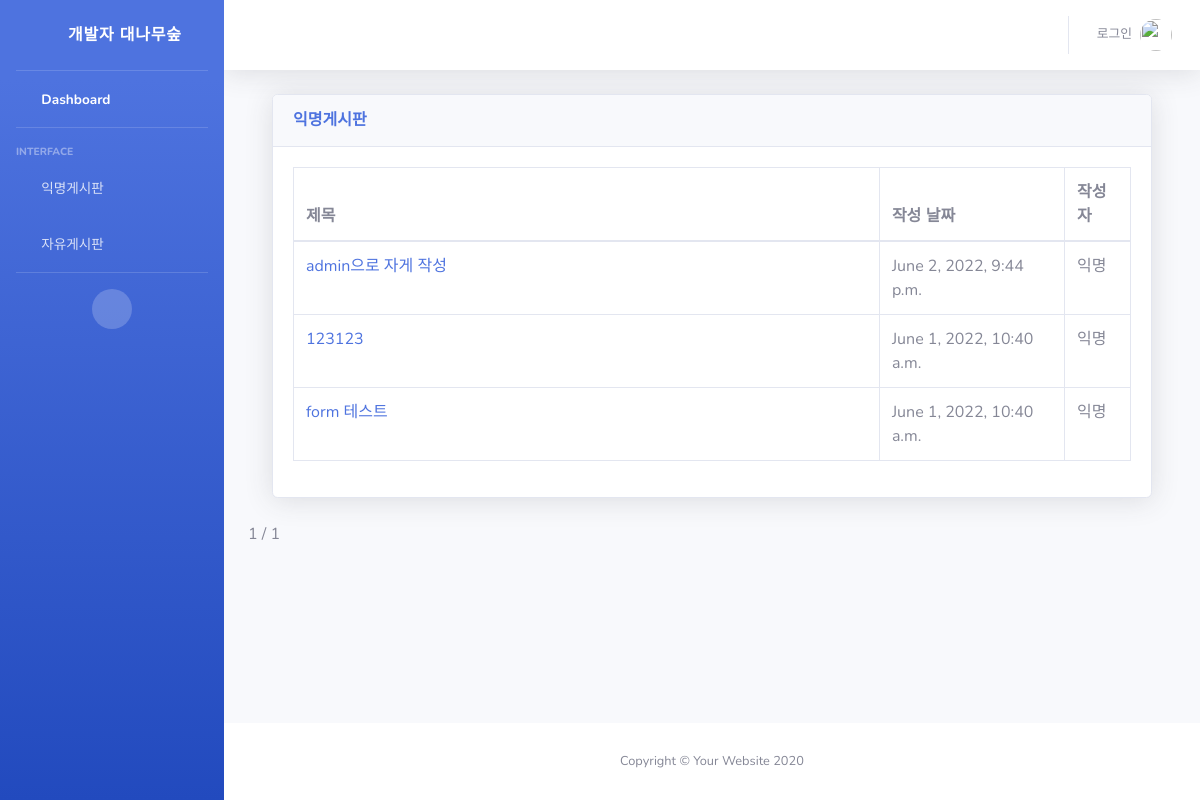
Before: / with the older database file.
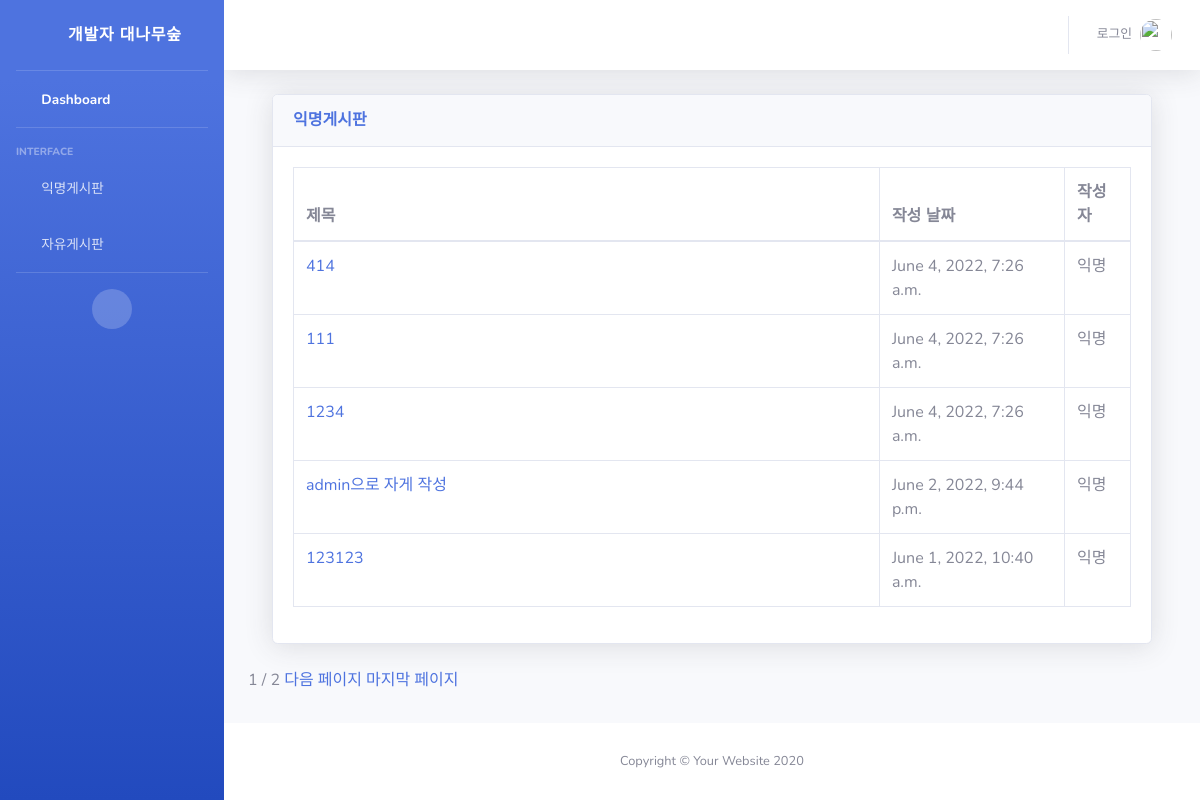
After: the same page with the newer database file.
### snsapp/models.py (models this page shows, shortened)
class Post(models.Model):
    title = models.CharField(max_length=200)
    body = models.TextField()
    date = models.DateTimeField(auto_now_add = True)

### snsapp/views.py (the view)
# urls.py: path('', views.home, name='home'),
def home(request):
    posts = Post.objects.filter().order_by('-date')
    paginator = Paginator(posts, 5)
    pagnum = request.GET.get('page')
    posts = paginator.get_page(pagnum)
    return render(request, 'index.html', {'posts':posts})

### snsapp/templates/index.html (shortened to what this page needs)
{% extends 'base.html' %}
{% block content %}
<div class="container-fluid">
    <div class="card shadow mb-4">
        <div class="card-header py-3">
            <h6 class="m-0 font-weight-bold text-primary">익명게시판</h6>
        </div>
        <div class="card-body">
            <div class="table-responsive">
                <table class="table table-bordered" id="dataTable" width="100%" cellspacing="0">
                    <thead>
                        <tr>
                            <th width="70%">제목</th>
                            <th>작성 날짜</th>
                            <th>작성자</th>
                        </tr>
                    </thead>
                    <tbody>
                        {% for post in posts %}
                        <tr>
                            <td><a href="{% url 'detail' post.id %}">{{ post.title }}</a></td>
                            <td>{{ post.date }}</td>
                            <td>익명</td>
                        </tr>
                        {% endfor %}
                    </tbody>
                </table>
            </div>
        </div>
    </div>
</div>
<span> {{ posts.number }}</span>
<span> / </span>
<span> {{ posts.paginator.num_pages }}</span>
{% if posts.has_next %}
<a href="?page={{posts.next_page_number}}">다음 페이지</a>
<a href="?page={{posts.paginator.num_pages}}">마지막 페이지</a>
{% endif %}
{% endblock %}

Changed rows visible on the page:
no longer on this page (row unchanged): Post: title "form 테스트", date "June 1, 2022, 10:40 a.m."
added Post: title "414", date "June 4, 2022, 7:26 a.m."
added Post: title "111", date "June 4, 2022, 7:26 a.m."
added Post: title "1234", date "June 4, 2022, 7:26 a.m."
Other visible differences:
{{ posts.paginator.num_pages }}: "1" → "2"
text now shown: "다음 페이지 마지막 페이지"
